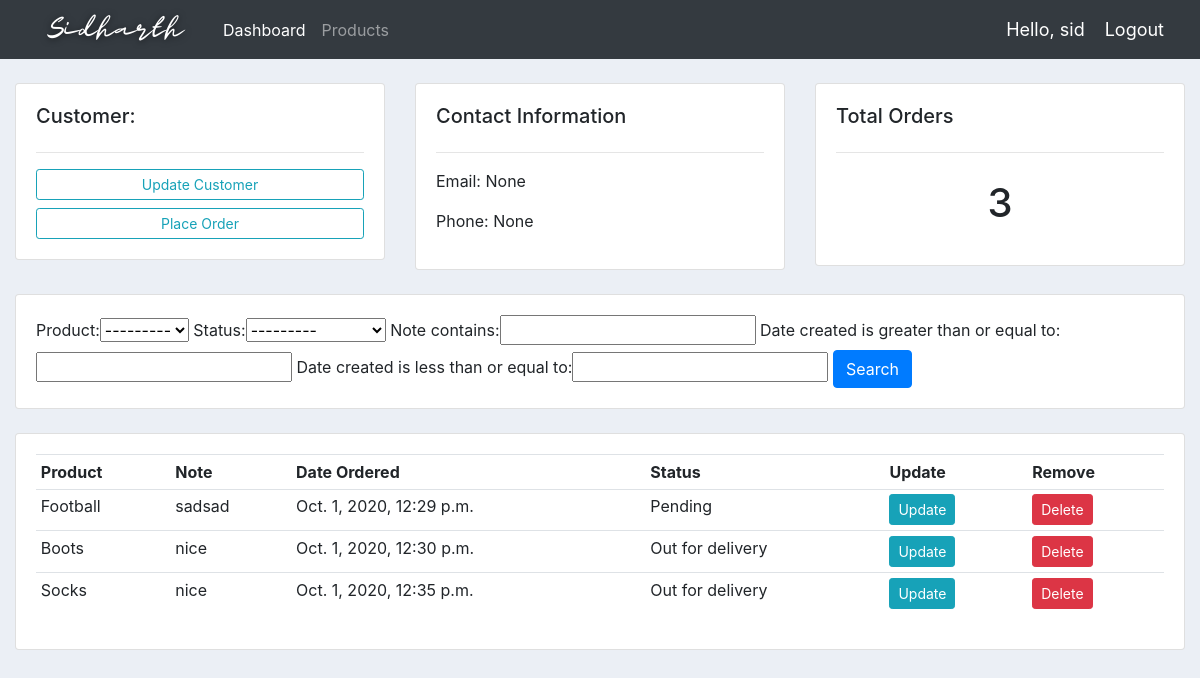
/customer/10/ (signed in), run on the app's committed database.
### accounts/models.py (models this page shows, shortened)
class Customer(models.Model):
    user = models.OneToOneField(User, null=True,blank=True,on_delete=models.CASCADE)
    profile_pic = models.ImageField(default='profile.png',null=True,blank=True)
    name = models.CharField(max_length=200, null=True)
    phone = models.CharField(max_length=200, null=True)
    email = models.CharField(max_length=200, null=True)
    date_created = models.DateTimeField(auto_now_add=True, null=True)

class Order(models.Model):
    STATUS = (
        ('Pending', 'Pending'),
        ('Out for delivery', 'Out for delivery'),
        ('Delivered', 'Delivered'),
    )
    customer = models.ForeignKey(Customer, null=True, on_delete=models.SET_NULL)
    product = models.ForeignKey(Product, null=True, on_delete=models.SET_NULL)
    date_created = models.DateTimeField(auto_now_add=True, null=True)
    status = models.CharField(max_length=200, null=True, choices=STATUS)
    note = models.CharField(max_length=1000, null=True)

class Product(models.Model):
    CATEGORY = (
        ('Indoor', 'Indoor'),
        ('Out Door', 'Out Door'),
    )
    name = models.CharField(max_length=200, null=True)
    price = models.FloatField(null=True)
    category = models.CharField(max_length=200, null=True, choices=CATEGORY)
    description = models.CharField(max_length=200, null=True,
                                   blank=True)  # null is for form submission and black is for description
    date_created = models.DateTimeField(auto_now_add=True, null=True)
    tags = models.ManyToManyField(Tag)
    def __str__(self):
        return str(self.name)

### accounts/decorators.py (the view)
        def wrapper_function(request,*args, **kwargs):
            group = None
            if request.user.groups.exists():
                group = request.user.groups.all()[0].name
            if group in allowed_roles:
                return view_function(request, *args, **kwargs)
            else:
                return HttpResponse('You are not authorized to view this page!')

### accounts/views.py (called while the page is built)
@login_required(login_url='login')
@allowed_users(allowed_roles='admin')
def customer(request, pk):
    customer = Customer.objects.get(id=pk)
    orders = customer.order_set.all()
    order_count = orders.count()
    myFilter = orderFilter(request.GET, queryset=orders)
    orders = myFilter.qs
    context = {'customer': customer, 'orders': orders, 'total_orders': order_count,
               'myFilter': myFilter}
    return render(request, 'accounts/customer.html', context)

### accounts/templates/accounts/customer.html
{% extends 'accounts/main.html' %}
{% block content %}
    <br>
    <div class="row">
        <div class="col-md">
            <div class="card card-body">
                <h5>Customer:</h5>
                <hr>
                <a class="btn btn-outline-info btn-sm btn-block" href="">Update Customer</a>
                <a class="btn btn-outline-info  btn-sm btn-block" href="{% url 'create_order' customer.id %}">Place
                    Order</a>
            </div>
        </div>
        <div class="col-md">
            <div class="card card-body">
                <h5>Contact Information</h5>
                <hr>
                <p>Email: {{ customer.email }}</p>
                <p>Phone: {{ customer.phone }}</p>
            </div>
        </div>
        <div class="col-md">
            <div class="card card-body">
                <h5>Total Orders</h5>
                <hr>
                <h1 style="text-align: center;padding: 10px">{{ total_orders }}</h1>
            </div>
        </div>
    </div>
    <br>
    <div class="row">
        <div class="col">
            <div class="card card-body">
                <form method="get">
                    {{ myFilter.form }}
                    <button class="btn btn-primary" type="submit">Search</button>
                </form>
            </div>
        </div>
    </div>
    <br>
    <div class="row">
        <div class="col-md">
            <div class="card card-body">
                <table class="table table-sm">
                    <tr>
                        <th>Product</th>
                        <th>Note</th>
                        <th>Date Ordered</th>
                        <th>Status</th>
                        <th>Update</th>
                        <th>Remove</th>
                    </tr>
                    {% for order in orders %}
                        <tr>
                            <td>{{ order.product }}</td>
                            <td>{{ order.note }}</td>
                            <td>{{ order.date_created }}</td>
                            <td>{{ order.status }}</td>
                            <td><a class="btn btn-sm btn-info" href="{% url 'update_order' order.id %}">Update</a></td>
                            <td><a class="btn btn-sm btn-danger" href="{% url 'delete_order' order.id %}">Delete</a>
                            </td>
                        </tr>
                    {% endfor %}
                </table>
            </div>
        </div>
    </div>
{% endblock %}

### accounts/templates/accounts/navbar.html (shortened to what this page needs)
{% load static %}
<nav class="navbar navbar-expand-lg navbar-dark bg-dark">
<a href="{% url 'home' %}">
 <img src="{% static 'images/logo.png' %}">
</a>
  <div class="collapse navbar-collapse" id="navbarNav">
    <ul class="navbar-nav">
      {% if request.user.is_staff %}
      <li class="nav-item active">
        <a class="nav-link" href="{% url 'home' %}">Dashboard</a>
      </li>
      <li class="nav-item">
        <a class="nav-link" href="{% url 'products' %}">Products</a>
      </li>
      {% else %}
       <li class="nav-item">
        <a class="nav-link" href="{% url 'account' %}">Settings</a>
      </li>
      {% endif %}
    </ul>
  </div>
  <span class="hello-msg">Hello, {{request.user}}</span>
  <span ><a  class="hello-msg" href="{% url 'logout' %}">Logout</a></span>
</nav>

### static/css/main.css (style rules this page uses)
body { background-color: #ebeff5; }

### accounts/templates/accounts/navbar.html (style rules this page uses)
.hello-msg { font-size: 18px; color: #fff; margin-right: 20px; }

### data on the page
Customer: email "None", phone "None"
Order: product "Football", note "sadsad", date_created "Oct. 1, 2020, 12:29 p.m.", status "Pending"
Order: product "Boots", note "nice", date_created "Oct. 1, 2020, 12:30 p.m.", status "Out for delivery"
Order: product "Socks", note "nice", date_created "Oct. 1, 2020, 12:35 p.m.", status "Out for delivery"

### other printed values
{{ request.user }} "sid"
{{ total_orders }} "3"
